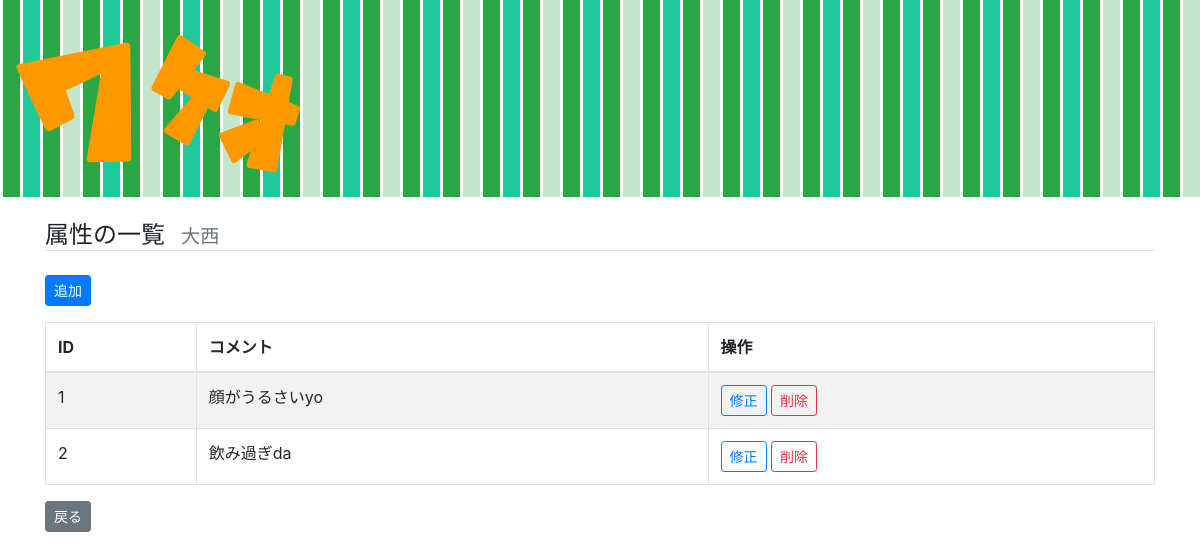
The app's page /cms/attribute/1/, older data.
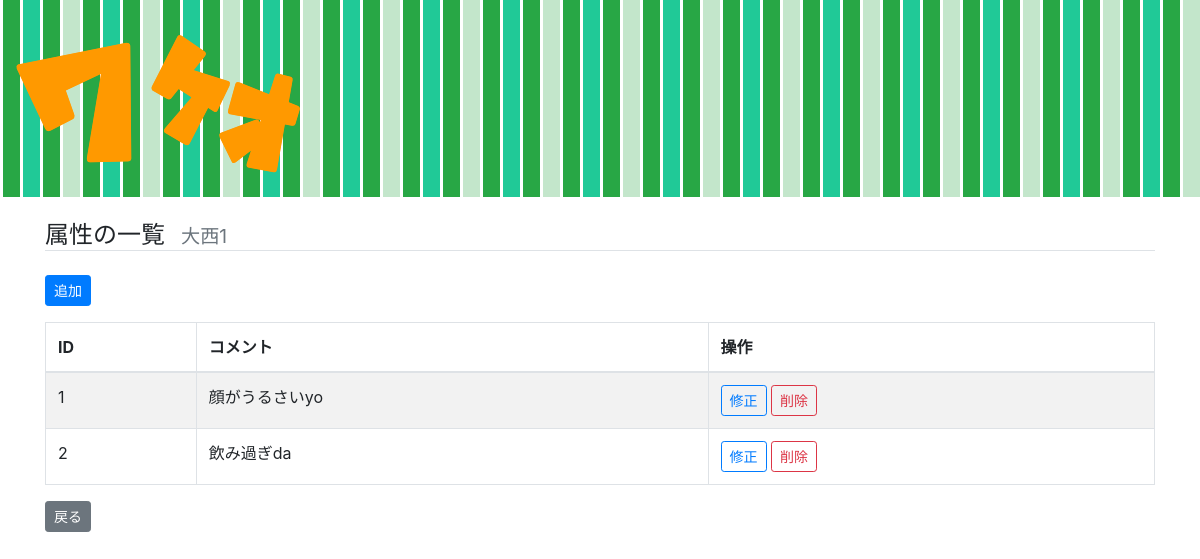
The same page, newer data.
### cms/models.py (models this page shows, shortened)
class Member(models.Model):
    name = models.CharField('メンバー名', max_length=255)
    div = models.CharField('所属', max_length=255, blank=True)
    sex = models.CharField('性別', max_length=255, blank=True)
    team = models.IntegerField('チーム', blank=True, default=0)
    serialcd = models.CharField('シリアルコード', max_length=255, blank=True)

### cms/views.py (the view)
# urls.py: path('attribute/<int:member_id>/', views.attributeList.as_view(), name='attribute_list'),
class attributeList(ListView):
    context_object_name = 'attributes'
    template_name = 'cms/attribute_list.html'
    paginate_by = 2
    def get(self, request, *args, **kwargs):
        member = get_object_or_404(Member, pk=kwargs['member_id'])
        attributes = member.attributes.all().order_by('id')
        self.object_list = attributes
        context = self.get_context_data(object_list=self.object_list, member=member)
        return self.render_to_response(context)

### cms/templates/cms/attribute_list.html (shortened to what this page needs)
{% extends "cms/base.html" %}
{% block content %}
    <h4 class="mt-4 border-bottom">属性の一覧<small class="text-muted ml-3">{{ member.name }}</small></h4>
    <a href="{% url 'cms:attribute_add' member_id=member.id %}" class="btn btn-primary btn-sm my-3">追加</a>
    <table class="table table-striped table-bordered">
        <thead>
            <tr>
                <th>ID</th>
                <th>コメント</th>
                <th>操作</th>
            </tr>
        </thead>
        <tbody>
            {% for attribute in attributes %}
            <tr>
                <td>{{ attribute.id }}</td>
                <td>{{ attribute.comment|linebreaksbr }}</td>
                <td>
                    <a href="{% url 'cms:attribute_mod' member_id=member.id attribute_id=attribute.id %}" class="btn btn-outline-primary btn-sm">修正</a>
                    <button class="btn btn-outline-danger btn-sm del_confirm" data-toggle="modal" data-target="#deleteModal" data-pk="{{ attribute.id }}" data-url="{% url 'cms:attribute_del' member_id=member.id attribute_id=attribute.id %}">削除</button>
                </td>
            </tr>
            {% endfor %}
        </tbody>
    </table>
    <a href="{% url 'cms:member_list' %}" class="btn btn-secondary btn-sm">戻る</a>
{% endblock content %}

Row changes from the older to the newer data that the page shows:
changed Member: name "大西" → "大西1"
